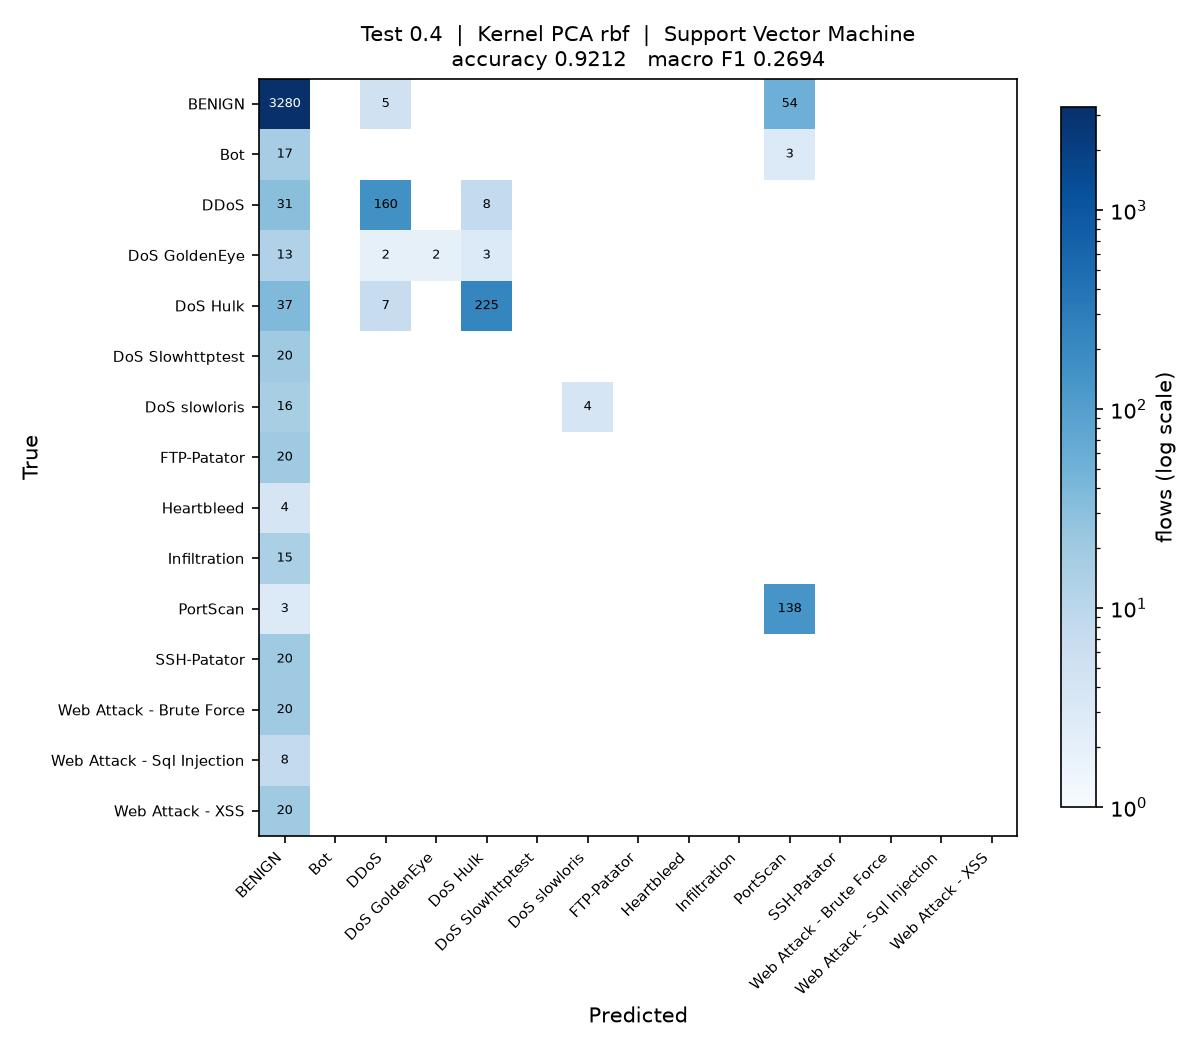

This chart was generated by the following Python code:
"""
Test_0.4_DR_RBF_SVM

Test size 0.4  |  Kernel PCA (rbf)  |  Support Vector Machine  (reference sheet #15)

Run on its own:

    python Test_0.4_DR_RBF_SVM.py

Writes Test_0.4_DR_RBF_SVM.jpg (confusion matrix) and appends one row to
results/75_runs.csv.
"""

import os
import sys
import time
import warnings
from pathlib import Path

import matplotlib
matplotlib.use("Agg")
import matplotlib.pyplot as plt
import numpy as np
import pandas as pd
from sklearn.decomposition import KernelPCA
from sklearn.impute import SimpleImputer
from sklearn.metrics import (accuracy_score, confusion_matrix, f1_score,
                             precision_score, recall_score)
from sklearn.model_selection import train_test_split
from sklearn.preprocessing import LabelEncoder, StandardScaler
from sklearn.svm import SVC

sys.path.insert(0, str(Path(__file__).resolve().parent.parent))
from common import load_sample                      # noqa: E402

warnings.filterwarnings("ignore")

# ----- this run -------------------------------------------------------------
TEST_SIZE = 0.4
KERNEL = "rbf"
CLASSIFIER = "SVM"
N_COMPONENTS = 15
# ----------------------------------------------------------------------------

SEED = 0
N_JOBS = max(1, (os.cpu_count() or 2) // 2)
STEM = "Test_0.4_DR_RBF_SVM"
HERE = Path(__file__).resolve().parent
RESULTS = HERE.parent / "results"


def main():
    t0 = time.time()
    df = load_sample(10000, 50, SEED)
    y = LabelEncoder().fit_transform(df["Label"])
    X = df.drop(columns=["Label", "Day"])
    classes = sorted(df["Label"].unique())
    print(f"{len(df):,} flows, {X.shape[1]} features, {len(classes)} classes")

    X_train, X_test, y_train, y_test = train_test_split(
        X, y, test_size=TEST_SIZE, random_state=SEED, stratify=y)

    # mean imputation and scaling, fitted on the training split only
    imputer = SimpleImputer(strategy="mean").fit(X_train)
    scaler = StandardScaler().fit(imputer.transform(X_train))
    X_train = scaler.transform(imputer.transform(X_train))
    X_test = scaler.transform(imputer.transform(X_test))

    # dimensionality reduction: Kernel PCA, fitted on the training split only.
    # arpack keeps the largest positive eigenvalues; the randomized solver ranks
    # them by magnitude and fails on the sigmoid kernel, which is not PSD.
    kpca = KernelPCA(n_components=N_COMPONENTS, kernel=KERNEL,
                     eigen_solver="arpack", random_state=SEED, n_jobs=N_JOBS)
    X_train = kpca.fit_transform(X_train)
    X_test = kpca.transform(X_test)
    print(f"Kernel PCA ({KERNEL}): {X_train.shape[1]} components")

    classifier = SVC(kernel="rbf", probability=True, random_state=SEED)
    classifier.fit(X_train, y_train)
    y_pred = classifier.predict(X_test)

    acc = accuracy_score(y_test, y_pred)
    pre = precision_score(y_test, y_pred, average="macro", zero_division=0)
    rec = recall_score(y_test, y_pred, average="macro", zero_division=0)
    f1 = f1_score(y_test, y_pred, average="macro", zero_division=0)
    pre_w = precision_score(y_test, y_pred, average="weighted", zero_division=0)
    rec_w = recall_score(y_test, y_pred, average="weighted", zero_division=0)
    f1_w = f1_score(y_test, y_pred, average="weighted", zero_division=0)

    print(f"Accuracy  : {acc:.4f}")
    print(f"Precision : {pre:.4f}")
    print(f"Recall    : {rec:.4f}")
    print(f"F1 Score  : {f1:.4f}")

    # confusion matrix image, named to match this script
    cm = confusion_matrix(y_test, y_pred, labels=range(len(classes)))
    fig, ax = plt.subplots(figsize=(8, 7))
    im = ax.imshow(cm, cmap="Blues", norm=matplotlib.colors.LogNorm(vmin=1))
    ax.set_xticks(range(len(classes)), classes, rotation=45, ha="right", fontsize=7)
    ax.set_yticks(range(len(classes)), classes, fontsize=7)
    ax.set_xlabel("Predicted")
    ax.set_ylabel("True")
    ax.set_title(f"Test {TEST_SIZE}  |  Kernel PCA {KERNEL}  |  Support Vector Machine\n"
                 f"accuracy {acc:.4f}   macro F1 {f1:.4f}", fontsize=10)
    for i in range(len(classes)):
        for j in range(len(classes)):
            if cm[i, j]:
                ax.text(j, i, cm[i, j], ha="center", va="center", fontsize=6,
                        color="white" if cm[i, j] > cm.max() / 3 else "black")
    fig.colorbar(im, ax=ax, fraction=0.04, label="flows (log scale)")
    fig.tight_layout()
    fig.savefig(HERE / f"{STEM}.jpg", dpi=150)
    plt.close(fig)

    # one row appended to the shared results table
    RESULTS.mkdir(exist_ok=True)
    row = {"Test": TEST_SIZE, "DR": "RBF", "Clas": CLASSIFIER,
           "Acc": round(acc, 4), "Pre": round(pre, 4), "Rec": round(rec, 4),
           "F1": round(f1, 4),
           "Pre_weighted": round(pre_w, 4), "Rec_weighted": round(rec_w, 4),
           "F1_weighted": round(f1_w, 4),
           "n_components": N_COMPONENTS, "seconds": round(time.time() - t0, 1),
           "script": STEM}
    out = RESULTS / "75_runs.csv"
    old = pd.read_csv(out).to_dict("records") if out.exists() else []
    old = [r for r in old if r.get("script") != STEM]
    pd.DataFrame(old + [row]).to_csv(out, index=False)
    print(f"saved {STEM}.jpg and appended to results/75_runs.csv "
          f"({time.time() - t0:.0f}s)")


if __name__ == "__main__":
    main()
